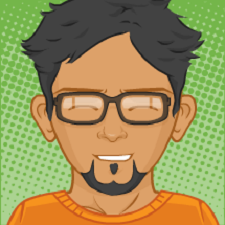
#> input picture python/004_openCV/images/avatar4.png, 225 x 225 px, found by its file name
$ python '007_kirpma_ROI(region_of_image).py'
#> lines starting #> are read from the running program, lines starting #| are printed output that depends on the picture; after the words box and inside, x2 and y2 are one past the last pixel; in counts of white or black regions, pixels touching at a corner belong together
import cv2
import matplotlib.pyplot as plt

## amaç işlemleri hızlandırmak için
## örneğin göz taranacaksa yüz tespiti yapılmış bir alanda göz aramak işlemi daha da hızlandıracaktır
img = cv2.imread("images/avatar4.png")
#> img is the input picture: shape (225, 225, 3); mean B, G, R 88.1, 145.1, 155

# img[:,:, 0] = 0 ## resimdeki tüm blue kanalı sıfırlamak
# img[:,:, 1] = 0 ## resimdeki tüm green kanalı sıfırlamak
# img[:,:, 2] = 0 ## resimdeki tüm red kanalı sıfırlamak

kirp = img[90:120, 55:170]
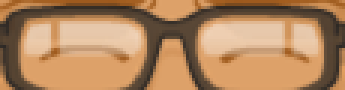
#> kirp: shape (30, 115, 3) (shown 3 times larger); mean B, G, R 95.2, 134.7, 177.1
img[10:40, 55:170] = kirp
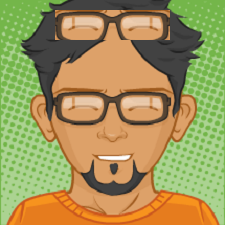
#> img: shape (225, 225, 3); 6.79% of pixels changed, all inside (x1, y1, x2, y2) = (55, 10, 170, 40)
plt.subplot(121) ## birden fazla pencere gösterimi için (1 satır 2 sütün 1. hücre)
plt.imshow(cv2.cvtColor(img, cv2.COLOR_BGR2RGB))
plt.subplot(122) ## birden fazla pencere gösterimi için (1 satır 2 sütün 2. hücre)
plt.imshow(cv2.cvtColor(kirp, cv2.COLOR_BGR2RGB))
plt.title("yeni baslik") ## baslik atama
plt.xticks([]) ## x grafiğini kaldır
plt.yticks([]) ## y grafiğini kaldır
plt.show()
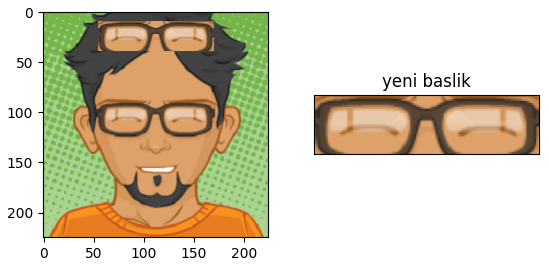
#> figure drawn by matplotlib, 2 panels
